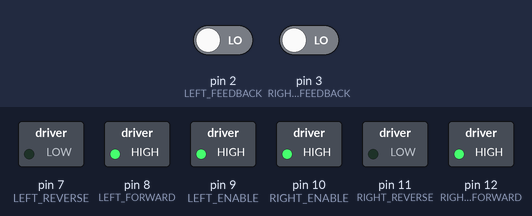
Simulated run of this sketch. Board: Arduino Uno, built with avr-gcc and run on an emulated ATmega328P. Shown: switched loads named in the sketch (green lamp = pin HIGH). Inputs (shaded band) come from the test bench; at power-on: pin 2 (LEFT_FEEDBACK) LOW, pin 3 (RIGHT_FEEDBACK) LOW. At 10.0 s the program stops and its outputs stay as they are.

Above: at 0.05 s.
At 0.8 s:
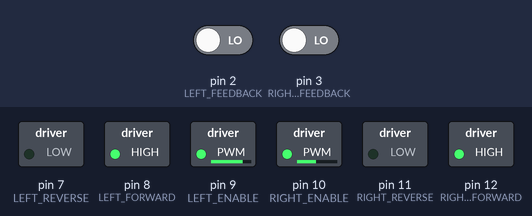
At 1.6 s:
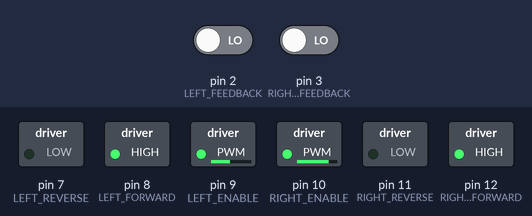
Timing chart, 0 to 3.7 s (numbered marks = the images above):
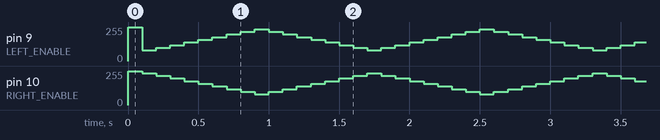

Measured:
- by itself, pin 9 (LEFT_ENABLE): repeats every 1.6 s: 100/255 0.10 s, 120/255 0.10 s, 140/255 0.10 s, 160/255 0.10 s, 180/255 0.10 s, 200/255 0.10 s, 220/255 0.10 s, 240/255 0.10 s, 220/255 0.10 s, 200/255 0.10 s, 180/255 0.10 s, 160/255 0.10 s, 140/255 0.10 s, 120/255 0.10 s, 100/255 0.10 s, 80/255 0.10 s
- by itself, pin 10 (RIGHT_ENABLE): repeats every 1.6 s: 220/255 0.10 s, 200/255 0.10 s, 180/255 0.10 s, 160/255 0.10 s, 140/255 0.10 s, 120/255 0.10 s, 100/255 0.10 s, 80/255 0.10 s, 100/255 0.10 s, 120/255 0.10 s, 140/255 0.10 s, 160/255 0.10 s, 180/255 0.10 s, 200/255 0.10 s, 220/255 0.10 s, 240/255 0.10 s

The sketch:

Story_5.ino
```cpp
/*
  This program blinks pin 13 of the Arduino (the
  built-in LED)
*/

// help

const int LEFT_FEEDBACK = 2; // Pin numbers on Rover
const int RIGHT_FEEDBACK = 3;

volatile int leftcounter = 0; // initiate counter to zero for start
volatile int rightcounter = 0; // counter could always be reset
volatile int leftspeed = 80;
volatile int rightspeed = 240;
volatile int direction = 0;


const int RIGHT_FORWARD = 12;
const int RIGHT_REVERSE = 11;
const int RIGHT_ENABLE = 10;
const int LEFT_ENABLE = 9;
const int LEFT_FORWARD = 8;
const int LEFT_REVERSE = 7;

const int FORWARD_IN_MILLISECONDS = 5000;
const int STOP_IN_MILLISECONDS = 1000;
const int REVERSE_IN_MILLISECONDS = 2000;

const int COUNTS_PER_METRE = 435;

void setup()
{
  Serial.begin(115200);
  attachInterrupt(digitalPinToInterrupt(LEFT_FEEDBACK),LeftMotorISR,RISING);
  attachInterrupt(digitalPinToInterrupt(RIGHT_FEEDBACK),RightMotorISR,RISING);

  pinMode(RIGHT_FORWARD, OUTPUT);
  pinMode(LEFT_FORWARD, OUTPUT);

  pinMode(RIGHT_ENABLE, OUTPUT);
  pinMode(LEFT_ENABLE, OUTPUT);

  pinMode(RIGHT_REVERSE, OUTPUT);
  pinMode(LEFT_REVERSE, OUTPUT);

  MoveForward();

}

void loop()
{
  delay(100);
  analogWrite(LEFT_ENABLE,leftspeed);
  analogWrite(RIGHT_ENABLE,rightspeed);
  if (direction == 0){
    leftspeed = leftspeed + 20;
    rightspeed = rightspeed -20;
    if (leftspeed >= 240){
      direction = 1;
    }
  }
  else{
    rightspeed = rightspeed + 20;
    leftspeed = leftspeed - 20;
    if (rightspeed >= 240){
      direction = 0;
    }
  }
  if (millis() >= 10000){
    TurnOffMotors();
    exit(0);
  }
}

void MoveForward()
{
  TurnOnMotors();
  digitalWrite(RIGHT_REVERSE, LOW);
  digitalWrite(LEFT_REVERSE, LOW);

  digitalWrite(RIGHT_FORWARD, HIGH);
  digitalWrite(LEFT_FORWARD, HIGH);
}

void Reverse()
{
  TurnOnMotors();

  digitalWrite(RIGHT_FORWARD, LOW);
  digitalWrite(LEFT_FORWARD, LOW);

  digitalWrite(RIGHT_REVERSE, HIGH);
  digitalWrite(LEFT_REVERSE, HIGH);
}

void TurnOffMotors()
{
  digitalWrite(RIGHT_ENABLE,LOW);
  digitalWrite(LEFT_ENABLE,LOW);
}
/*
//This is for later
void TurnRight()
{
  digtalWrite(RIGHT_TURN, HIGH)
  digitalWrite(LEFT_TURN, LOW)
}
void TurnLeft()
{
  digtalWrite(LEFT_TURN, HIGH)
  digitalWrite(RIGHT_TURN, LOW)
}
//----------------
*/
void TurnOnMotors()
{
  digitalWrite(RIGHT_ENABLE, HIGH);
  digitalWrite(LEFT_ENABLE, HIGH);
}

void LeftMotorISR(){
  // adds one to the counter on each motor revolution
  leftcounter++;
}
void RightMotorISR() {
  // adds one to the counter on each motor revolution
  rightcounter++;
}
```
